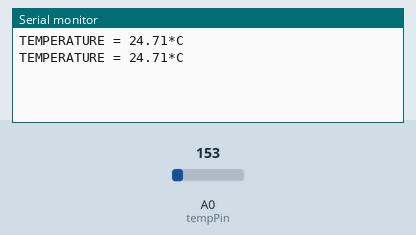
A sketch run on a simulated Arduino Uno, built with avr-gcc and run on an emulated ATmega328P. On the bench: the last lines printed to the serial monitor. Inputs (shaded band) come from the test bench; at power-on: A0 (tempPin) = 153.

Above: at 2.8 s.
2.9 s: A0 (tempPin) set to 165
At 4.6 s:
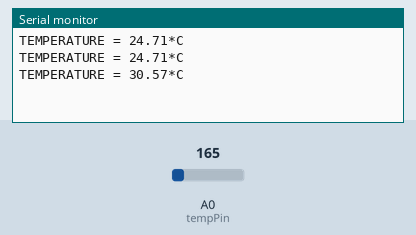
5.6 s: A0 (tempPin) set to 175
At 7.3 s:
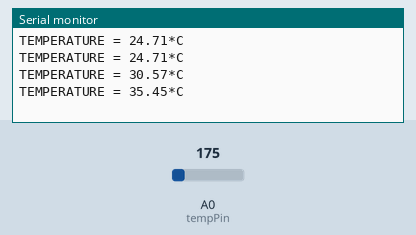
Timing chart, 0 to 8.8 s (numbered marks = the images above; inputs shaded):
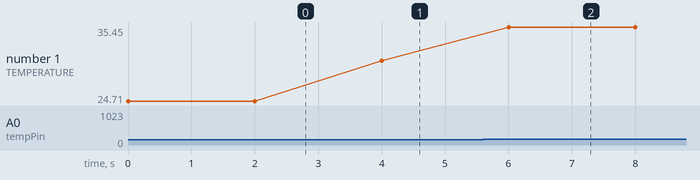

Measured:
- after the input at 2.9 s, the serial monitor: prints a new line after 1.1 s (image 1)
- after the input at 5.6 s, the serial monitor: prints a new line after 0.40 s (image 2)
- plotted number 1: 24.71 → 30.57 after the input at 2.9 s, 30.57 → 35.45 after the input at 5.6 s

The sketch:

temp_monitor.ino
```cpp
float temp;
int tempPin = 0;

void setup() {
   Serial.begin(9600);
}

void loop() {
   temp = analogRead(tempPin);
   // read analog volt from sensor and save to variable temp
   temp = temp/1024*5;
   temp = temp-0.5;
   temp = temp/0.01;
   // convert the analog volt to its temperature equivalent
   Serial.print("TEMPERATURE = ");
   Serial.print(temp); // display temperature value
   Serial.print("*C");
   Serial.println();
   delay(2000); // update sensor reading each one second
}
```
